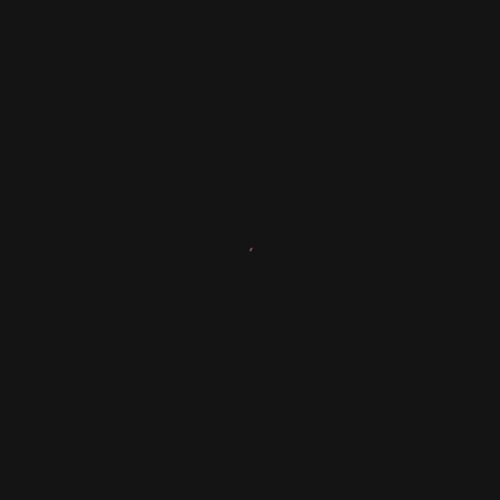
Frame 1 (no input)
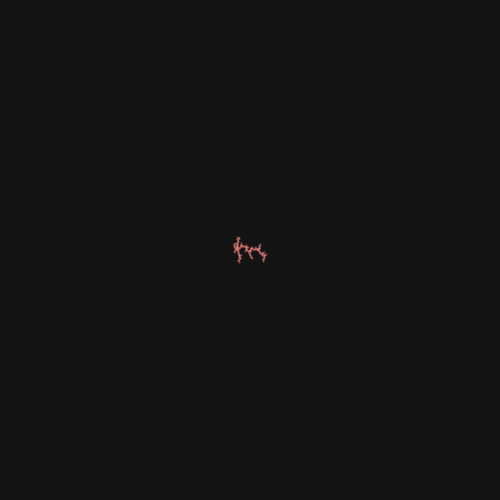
Frame 60 (the mouse pressed at the canvas centre just before this capture)
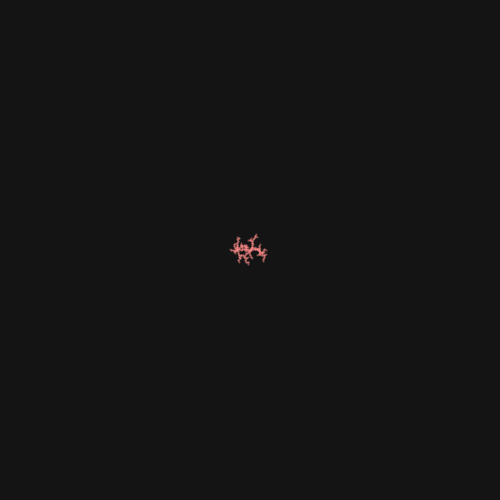
Frame 120 (the mouse held since frame 60 and released just before this capture)

The Processing sketch that drew these frames (run headless with seeded random() and noise(); from frame 60 on, the mouse is pressed at the canvas centre):

// Processing sketch: processing_2703
// ── processing_2703.pde

// Slightly improved example of Diffusion-Limited Aggregation
// http://en.wikipedia.org/wiki/Diffusion-limited_aggregation

// This implements the algorithm described here:
// http://classes.yale.edu/fractals/Panorama/Physics/DLA/DLA3.html

// Tom Heath 2009

float[] pX, pY;
float startRadius = 10;
int maxP = 6000;
int pCount = 1;
float pSize = 2;
int stickDist = 3; 

void setup() {
  size(500,500,JAVA2D);
  background(20);
  strokeCap(ROUND);
  strokeJoin(ROUND);
  colorMode(HSB);
  strokeWeight(2);
  smooth();

  pX = new float[maxP];
  pY = new float[maxP];

  pX[0] = 0;
  pY[0] = 0;
}

void draw() {
  // declaring these here to save some overhead in inner loops
  float arrayDist, arraySize;
  float maxJumpDist = width;
  int closestElement = 0;

  translate(width/2,height/2);

  // spawn a fresh p
  float theta = random(TWO_PI);
  float newElementX=startRadius*sin(theta);
  float newElementY=startRadius*cos(theta);

  // loop until we've plotted a new p
  while (true) {
    // find the max dist from the array and the closest element
    for (int i=0; i<pCount; i++) {
      arrayDist = dist(pX[i],pY[i],newElementX,newElementY);
      if (arrayDist<maxJumpDist) {
        maxJumpDist = arrayDist;
        closestElement = i;
      }
    }

    // is the p close enough to stick?
    if (maxJumpDist<=stickDist) {
      // if so, work out where to plot it
      theta = atan2(newElementY-pY[closestElement], newElementX-pX[closestElement]);
      pX[pCount] = pX[closestElement] + pSize*cos(theta);
      pY[pCount] = pY[closestElement] + pSize*sin(theta);
      // draw that sucka
      stroke(((float)pCount/maxP)*255,120,255,120);
      line(pX[pCount],pY[pCount],pX[closestElement],pY[closestElement]);
      // adjust our p start radius, increment and either stop or bust outta here
      for (int i=0; i<pCount; i++) {
        arraySize = dist(pX[i],pY[i],0,0);
        if (arraySize>startRadius) {
          startRadius = arraySize;
        }
      }
      pCount++;
      if (pCount == maxP) {
        noLoop();
      }
      break;
    }

    // move p
    theta = random(TWO_PI);
    newElementX+=random(maxJumpDist)*sin(theta);
    newElementY+=random(maxJumpDist)*cos(theta);
    if (dist(0,0,newElementX,newElementY)>startRadius*2) {
      newElementX=startRadius*sin(theta);
      newElementY=startRadius*cos(theta);
    }
  }
}

void mousePressed() {
  save("output.png");
  background(20);
  pCount=1;
  loop();
}
